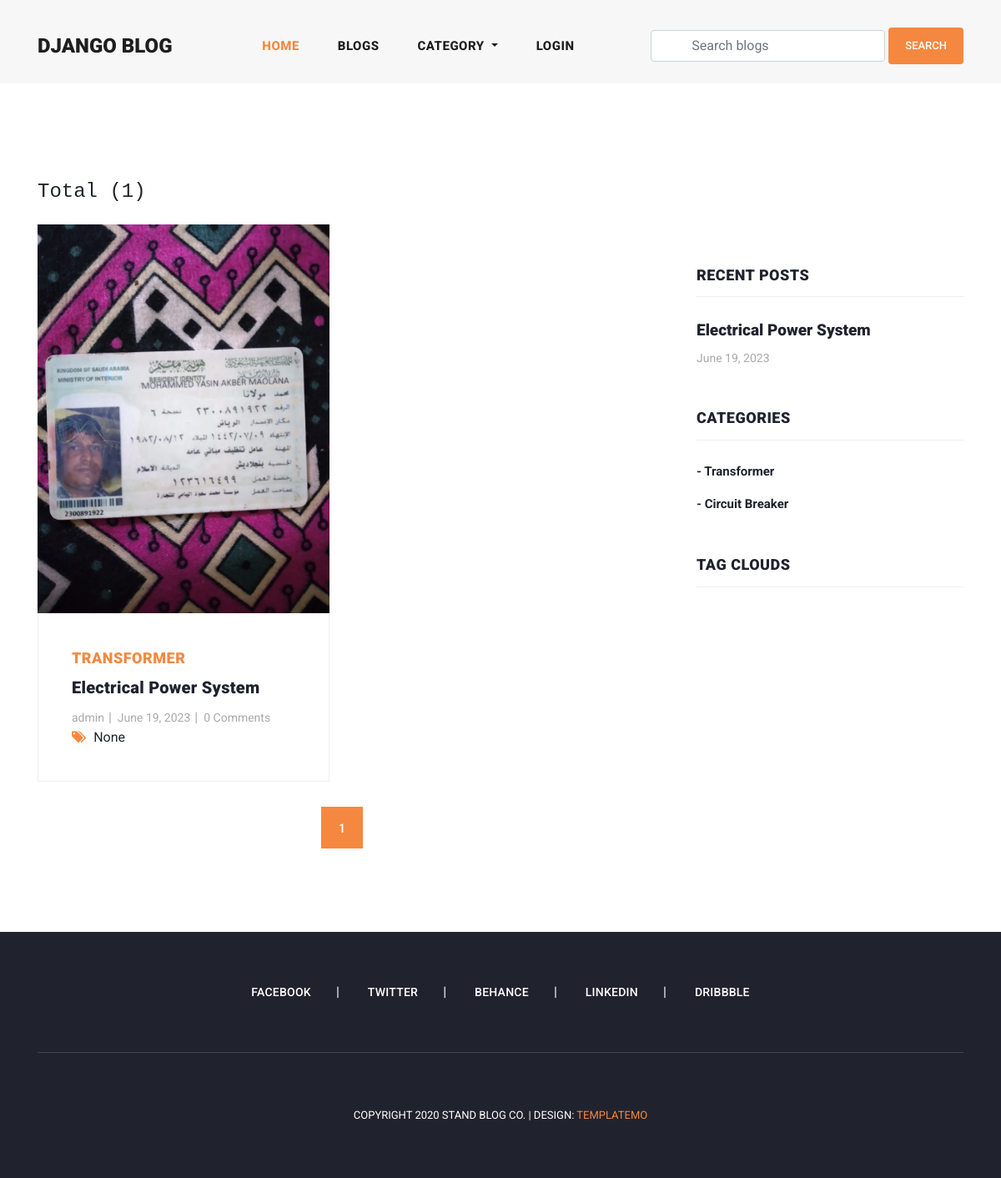
The app's page /blogs/ with its own data.
### blog/models.py (models this page shows, shortened)
class Blog(models.Model):
    user = models.ForeignKey(
        User,
        related_name='user_blogs',
        on_delete=models.CASCADE
    )
    category = models.ForeignKey(
        Category,
        related_name='category_blogs',
        on_delete=models.CASCADE
    )
    tags = models.ManyToManyField(
        Tag,
        related_name='tag_blogs',
        blank=True
    )
    likes = models.ManyToManyField(
        User,
        related_name='user_likes',
        blank=True
    )
    title = models.CharField(
        max_length=250
    )
    slug = models.SlugField(null=True, blank=True)
    banner = models.ImageField(upload_to='blog_banners')
    description = RichTextField()
    created_date = models.DateField(auto_now_add=True)

class Category(models.Model):
    title = models.CharField(max_length=150, unique=True)
    slug = models.SlugField(null=True, blank=True)
    created_date = models.DateField(auto_now_add=True)

### user_profile/models.py (models this page shows, shortened)
class User(AbstractUser):
    email = models.EmailField(
        max_length=150,
        unique=True,
        error_messages={
            "unique": "The email must be unique"
        }
    )
    profile_image = models.ImageField(
        null=True,
        blank=True,
        upload_to="profile_images"
    )
    followers = models.ManyToManyField("Follow")
    REQUIRED_FIELDS = ["email"]
    objects = CustomUserManager()

### blog/views.py (the view)
# urls.py: path('blogs/', blogs, name='blogs'),
def blogs(request):
    queryset = Blog.objects.order_by('-created_date')
    tags = Tag.objects.order_by('-created_date')
    page = request.GET.get('page', 1)
    paginator = Paginator(queryset, 4)
    try:
        blogs = paginator.page(page)
    except EmptyPage:
        blogs = paginator.page(1)
    except PageNotAnInteger:
        blogs = paginator.page(1)
        return redirect('blogs')
    context = {
        "blogs": blogs,
        "tags": tags,
        "paginator": paginator
    }
    return render(request, 'blogs.html', context)

### blog/context_processors.py (called while the page is built)
def get_all_categories(request):
    categories = Category.objects.all()
    context = {
        "categories": categories
    }
    return context

### user_profile/context_processors.py (called while the page is built, shortened)
def user_notifications(request):
    context = {}
    return context

### templates/blogs.html (shortened to what this page needs)
{% extends 'base.html' %}
{% load static %}
{% block content %}
    <section class="blog-posts grid-system">
      <div class="container">
        <div class="row">
          <div class="col-md-8 py-3 mb-2">
            <h4 class="text-monospace">Total ({{paginator.object_list.count}})</h4>
          </div>
          <div class="col-lg-8">
            <div class="all-blog-posts">
              <div class="row">
                {% for blog in blogs %}
                {% include 'blog_card.html' %}
                {% endfor %}
                <div class="col-lg-12">
                  {% include 'pagination.html' %}
                </div>
              </div>
            </div>
          </div>
          {% include 'sidebar.html' %}
        </div>
      </div>
    </section>
{% endblock content %}

### templates/blog_card.html
{% load static %}
<div class="col-lg-6">
    <div class="blog-post">
      <div class="blog-thumb">
        <img src="{{blog.banner.url}}" alt="">
      </div>
      <div class="down-content">
        <span>{{blog.category.title}}</span>
        <a href="{% url 'blog_details' blog.slug %}"><h4>{{blog.title}}</h4></a>
        <ul class="post-info">
          <li><a href="{% url 'view_user_information' blog.user.username %}">{{blog.user.username}}</a></li>
          <li><a href="#">{{blog.created_date}}</a></li>
          <li><a href="#">{{blog.blog_comments.all.count}} Comments</a></li>
        </ul>
        <div class="post-options">
          <div class="row">
            <div class="col-lg-12">
              <ul class="post-tags">
                <li><i class="fa fa-tags"></i></li>
                {% if blog.tags.all.count > 0 %}
                {% for tag in blog.tags.all %}
                <li><a href="#">{{tag.title}}</a></li>
                {% endfor %}
                {% else %}
                None
                {% endif %}
              </ul>
            </div>
          </div>
        </div>
      </div>
    </div>
  </div>

### templates/sidebar.html (shortened to what this page needs)
<div class="col-lg-4">
    <div class="sidebar">
      <div class="row">
        <div class="col-lg-12">
          <div class="sidebar-item recent-posts">
            <div class="sidebar-heading">
              <h2>Recent Posts</h2>
            </div>
            <div class="content">
              <ul>
                {% for blog in blogs|slice:"3" %}
                <li><a href="{% url 'blog_details' blog.slug %}">
                  <h5>{{blog.title}}</h5>
                  <span>{{blog.created_date}}</span>
                </a></li>
                {% endfor %}
              </ul>
            </div>
          </div>
        </div>
        <div class="col-lg-12">
          <div class="sidebar-item categories">
            <div class="sidebar-heading">
              <h2>Categories</h2>
            </div>
            <div class="content">
              <ul>
                {% for category in categories %}
                <li><a href="{% url 'category_blogs' category.slug %}">- {{category.title}}</a></li>
                {% endfor %}
              </ul>
            </div>
          </div>
        </div>
        <div class="col-lg-12">
          <div class="sidebar-item tags">
            <div class="sidebar-heading">
              <h2>Tag Clouds</h2>
            </div>
          </div>
        </div>
      </div>
    </div>
  </div>

### assets/css/templatemo-stand-blog.css (style rules this page uses)
body { font-family: 'Roboto', sans-serif; overflow-x: hidden; text-rendering: optimizeLegibility; -webkit-font-smoothing: antialiased; -moz-osx-font-smoothing: grayscale; }
a { text-decoration: none!important; }
ul { padding: 0; margin: 0; list-style: none; }
h1,h2,h3,h4,h5,h6 { margin: 0px; }
.blog-posts { margin-top: 100px; }
.blog-posts .blog-post { margin-bottom: 30px; }
.blog-posts .blog-thumb img { width: 100%; overflow: hidden; }
.blog-posts .down-content { padding: 40px; border-right: 1px solid #eee; border-left: 1px solid #eee; border-bottom: 1px solid #eee; }
.blog-posts .down-content span { font-size: 18px; text-transform: uppercase; letter-spacing: 0.5px; font-weight: 900; color: #f48840; }
.blog-posts .down-content h4 { font-size: 24px; text-transform: capitalize; letter-spacing: 0.5px; font-weight: 900; color: #20232e; margin: 10px 0px 12px 0px; }
.blog-posts .down-content ul.post-info li { display: inline-block; margin-right: 8px; }
.blog-posts .down-content ul.post-info li:after { content: '|'; color: #aaa; margin-left: 8px; }
.blog-posts .down-content h4 { font-size: 20px; letter-spacing: 0.25px; }
.grid-system .down-content ul.post-info li { margin-right: 3px; }
.grid-system .down-content ul.post-info li:after { margin-left: 5px; }
.blog-posts .down-content ul.post-info li:last-child::after { display: none; }
.blog-posts .down-content ul.post-info li a { font-size: 14px; color: #aaa; font-weight: 400; transition: all .3s; }
.blog-posts .down-content ul.post-tags li, .blog-posts .down-content ul.post-share li { display: inline-block; }
.blog-posts .down-content ul.post-tags li:first-child i, .blog-posts .down-content ul.post-share li:first-child i { color: #f48840; margin-right: 5px; }
.blog-posts .down-content ul.post-tags li, .blog-posts .down-content ul.post-share li { color: #aaa; }
.blog-posts .sidebar-heading h2 { font-size: 18px; text-transform: uppercase; font-weight: 900; letter-spacing: 0.5px; color: #20232e; border-bottom: 1px solid #eee; padding-bottom: 15px; margin-bottom: 25px; }
.sidebar { margin-left: 30px; }
.sidebar .sidebar-item { margin-top: 50px; }
.sidebar .sidebar-heading h2 { font-size: 18px; text-transform: uppercase; font-weight: 900; letter-spacing: 0.5px; color: #20232e; border-bottom: 1px solid #eee; padding-bottom: 15px; margin-bottom: 25px; }
.sidebar .recent-posts ul li { margin-bottom: 15px; padding-bottom: 15px; border-bottom: 1px solid #eee; }
.sidebar .recent-posts ul li:last-child { margin-bottom: 0px; padding-bottom: 0px; border-bottom: none; }
.sidebar .recent-posts ul li h5 { font-size: 19px; font-weight: 900; color: #20232e; line-height: 30px; transition: all 0.3s; }
.sidebar .recent-posts ul li span { display: block; font-size: 14px; color: #aaa; margin-top: 8px; }
.sidebar .categories ul li { margin-bottom: 15px; }
.sidebar .categories ul li:last-child { margin-bottom: 0px; }
.sidebar .categories ul li a { font-size: 15px; font-weight: 700; color: #20232e; transition: all .3s; }

### records on screen
Blog: banner (picture), category "TRANSFORMER", title "Electrical Power System", user.username "admin", created_date "June 19, 2023", blog_comments.all.count "0", shows "None"
Category: title "Transformer"
Category: title "Circuit Breaker"

### other values on screen
{{ paginator.object_list.count }} "1"
{{ page }} "1"
